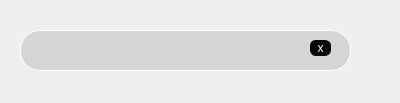
<?xml version="1.0" encoding="UTF-8"?>
<ui version="4.0">
 <class>Form</class>
 <widget class="QWidget" name="Form">
  <property name="geometry">
   <rect>
    <x>0</x>
    <y>0</y>
    <width>400</width>
    <height>103</height>
   </rect>
  </property>
  <property name="windowTitle">
   <string>Form</string>
  </property>
  <widget class="QWidget" name="widget" native="true">
   <property name="geometry">
    <rect>
     <x>20</x>
     <y>30</y>
     <width>331</width>
     <height>41</height>
    </rect>
   </property>
   <property name="styleSheet">
    <string notr="true">QWidget#widget{

background-color: rgb(213, 213, 213);

border-radius:20px;
	gridline-color: rgb(255, 255, 255);
	border-color: rgb(255, 255, 255);
border: 1px solid white;
}</string>
   </property>
   <widget class="QLabel" name="label_7">
    <property name="geometry">
     <rect>
      <x>10</x>
      <y>10</y>
      <width>21</width>
      <height>21</height>
     </rect>
    </property>
    <property name="styleSheet">
     <string notr="true">border-image: url(:/Iconos/verificado.png);</string>
    </property>
    <property name="text">
     <string/>
    </property>
   </widget>
   <widget class="QLabel" name="label_8">
    <property name="geometry">
     <rect>
      <x>40</x>
      <y>20</y>
      <width>271</width>
      <height>31</height>
     </rect>
    </property>
    <property name="styleSheet">
     <string notr="true">font: 14pt &quot;Lucida Console&quot;;
color:red
;
font: 70 10pt &quot;Rockwell Extra Bold&quot;;</string>
    </property>
    <property name="text">
     <string/>
    </property>
   </widget>
   <widget class="QLabel" name="label">
    <property name="geometry">
     <rect>
      <x>30</x>
      <y>-10</y>
      <width>261</width>
      <height>61</height>
     </rect>
    </property>
    <property name="styleSheet">
     <string notr="true">font: 14pt &quot;Lucida Console&quot;;
color:gray
;
font: 70 10pt &quot;Rockwell Extra Bold&quot;;</string>
    </property>
    <property name="text">
     <string/>
    </property>
   </widget>
   <widget class="QPushButton" name="cerrar_6">
    <property name="geometry">
     <rect>
      <x>290</x>
      <y>10</y>
      <width>21</width>
      <height>16</height>
     </rect>
    </property>
    <property name="cursor">
     <cursorShape>PointingHandCursor</cursorShape>
    </property>
    <property name="styleSheet">
     <string notr="true">QPushButton#cerrar_6{

background-color: rgb(6, 6, 6);
border-radius:6px;
border: 1px solid black;

font: 11pt &quot;MS Shell Dlg 2&quot;;
color: white;
}</string>
    </property>
    <property name="text">
     <string>x</string>
    </property>
   </widget>
  </widget>
 </widget>
 <resources>
  <include location="../Imagenes y video/imagen.qrc"/>
 </resources>
 <connections/>
</ui>
